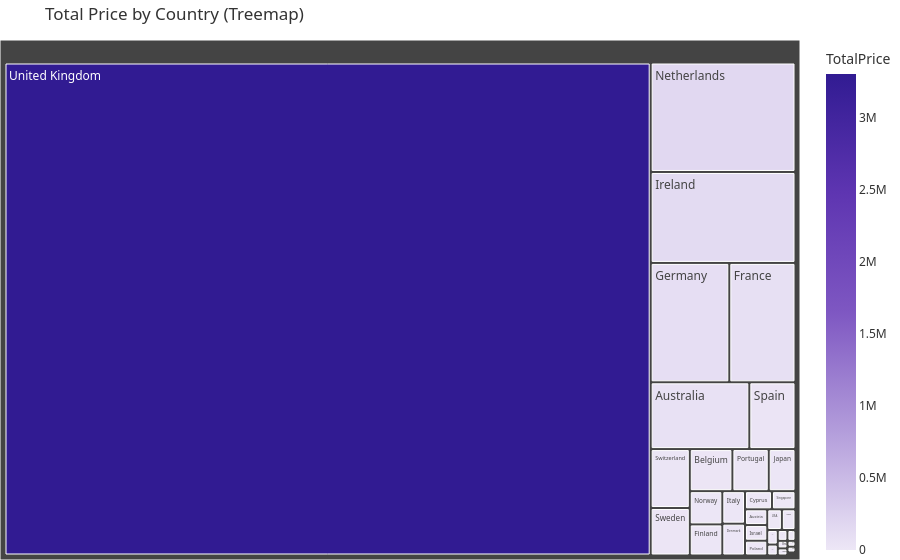

This figure's notebook cell:
### Markdown cell above
# Total Price by Country (Country Level Sales)

### Code cell
# Load
df = pd.read_csv("../data/gold/country_revenue.csv")

# ---------------------------------------------------------
# FIX: Re-aggregate so each country appears only once
# ---------------------------------------------------------
df_country = (
    df.groupby("Country", as_index=False)["TotalPrice"]
      .sum()
)

# Treemap
fig = px.treemap(
    df_country,
    path=["Country"],
    values="TotalPrice",
    color="TotalPrice",
    hover_data={"TotalPrice": ":,"},
    color_continuous_scale=[
        "#ede7f6",  # light lavender
        "#b39ddb",  # soft purple
        "#7e57c2",  # medium purple
        "#5e35b1",  # deep purple
        "#311b92"   # indigo
    ],
    title="Total Price by Country (Treemap)"
)

fig.update_layout(
    margin=dict(l=0, r=0, t=40, b=0),
    font=dict(
        family="Segoe UI, Roboto, Arial",
        size=12,
        color="#333"
    )
)

fig.show()

### Figure 1 — Plotly figure (JSON) as saved in the notebook; plotly's stock layout.template omitted (floating-point values rounded to 4 significant figures)
{"data": [{"branchvalues": "total", "customdata": [[68230.0], [3627.0], [227.1], [18580.0], [763.9], [1087.0], [5072.0], [489.4], [7488.0], [10480.0], [81860.0], [97240.0], [2919.0], [1579.0], [136500.0], [3608.0], [7646.0], [11670.0], [713.5], [1188.0], [164300.0], [11210.0], [3406.0], [15840.0], [22.44], [4426.0], [483.2], [31940.0], [19230.0], [23880.0], [3132.0], [903.9], [3301000.0]], "domain": {"x": [0, 1], "y": [0, 1]}, "hovertemplate": "labels=%{label}<br>TotalPrice_sum=%{value}<br>parent=%{parent}<br>id=%{id}<br>TotalPrice=%{color:,}<extra></extra>", "ids": ["Australia", "Austria", "Bahrain", "Belgium", "Brazil", "Canada", "Cyprus", "Czech Republic", "Denmark", "Finland", "France", "Germany", "Greece", "Iceland", "Ireland", "Israel", "Italy", "Japan", "Lebanon", "Malta", "Netherlands", "Norway", "Poland", "Portugal", "Saudi Arabia", "Singapore", "South Africa", "Spain", "Sweden", "Switzerland", "USA", "United Arab Emirates", "United Kingdom"], "labels": ["Australia", "Austria", "Bahrain", "Belgium", "Brazil", "Canada", "Cyprus", "Czech Republic", "Denmark", "Finland", "France", "Germany", "Greece", "Iceland", "Ireland", "Israel", "Italy", "Japan", "Lebanon", "Malta", "Netherlands", "Norway", "Poland", "Portugal", "Saudi Arabia", "Singapore", "South Africa", "Spain", "Sweden", "Switzerland", "USA", "United Arab Emirates", "United Kingdom"], "marker": {"coloraxis": "coloraxis", "colors": [68230.0, 3627.0, 227.1, 18580.0, 763.9, 1087.0, 5072.0, 489.4, 7488.0, 10480.0, 81860.0, 97240.0, 2919.0, 1579.0, 136500.0, 3608.0, 7646.0, 11670.0, 713.5, 1188.0, 164300.0, 11210.0, 3406.0, 15840.0, 22.44, 4426.0, 483.2, 31940.0, 19230.0, 23880.0, 3132.0, 903.9, 3301000.0]}, "name": "", "parents": ["", "", "", "", "", "", "", "", "", "", "", "", "", "", "", "", "", "", "", "", "", "", "", "", "", "", "", "", "", "", "", "", ""], "type": "treemap", "values": [68230.0, 3627.0, 227.1, 18580.0, 763.9, 1087.0, 5072.0, 489.4, 7488.0, 10480.0, 81860.0, 97240.0, 2919.0, 1579.0, 136500.0, 3608.0, 7646.0, 11670.0, 713.5, 1188.0, 164300.0, 11210.0, 3406.0, 15840.0, 22.44, 4426.0, 483.2, 31940.0, 19230.0, 23880.0, 3132.0, 903.9, 3301000.0]}], "layout": {"coloraxis": {"colorbar": {"title": {"text": "TotalPrice"}}, "colorscale": [[0, "#ede7f6"], [0.25, "#b39ddb"], [0.5, "#7e57c2"], [0.75, "#5e35b1"], [1, "#311b92"]]}, "font": {"color": "#333", "family": "Segoe UI, Roboto, Arial", "size": 12}, "legend": {"tracegroupgap": 0}, "margin": {"b": 0, "l": 0, "r": 0, "t": 40}, "title": {"text": "Total Price by Country (Treemap)"}}}
